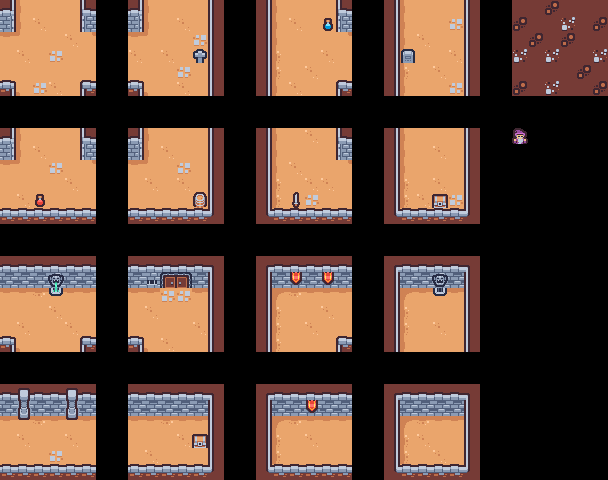

Tiled map render using the project's own tile images. Description and the whole map definition, tile-layer contents included, below:
An orthogonal 38x30 tile map with 16x16 px tiles, 2 tile layers (Tile Layer 1, Tile Layer 2).

<map version="1.10" tiledversion="1.10.2" orientation="orthogonal" renderorder="right-down" width="38" height="30" tilewidth="16" tileheight="16" infinite="0" nextlayerid="3" nextobjectid="1">
 <editorsettings>
  <export target="MazeTileset_01.tmx" format="tmx" />
 </editorsettings>
 <tileset firstgid="1" name="tilemap_packed" tilewidth="16" tileheight="16" tilecount="132" columns="12">
  <image source="../kenney_tinyDungeon/Tilemap/tilemap_packed.png" trans="000000" width="192" height="176" />
 </tileset>
 <layer id="1" name="Tile Layer 1" width="38" height="30">
  <data encoding="csv">
18,1610612787,49,49,49,17,0,0,18,1610612787,49,49,49,16,0,0,14,1610612787,49,49,49,17,0,0,14,1610612787,49,49,49,16,0,0,1,1,13,1,1,1,
60,1610612787,50,49,49,58,0,0,60,1610612787,49,50,49,16,0,0,14,1610612787,50,49,49,58,0,0,14,1610612787,49,49,43,16,0,0,13,1,1,25,1,13,
51,54,49,49,50,2684354614,0,0,51,54,49,49,43,16,0,0,14,1610612787,49,49,49,2684354614,0,0,14,1610612787,50,49,49,16,0,0,1,13,1,13,1,1,
49,50,49,43,49,49,0,0,50,49,50,49,49,16,0,0,14,1610612788,49,49,50,49,0,0,14,1610612788,49,49,49,16,0,0,25,1,25,1,1,25,
49,49,49,49,49,49,0,0,49,49,49,43,49,16,0,0,14,1610612788,49,50,49,49,0,0,14,1610612788,49,50,49,16,0,0,1,1,1,1,13,1,
6,1610612790,43,50,49,5,0,0,6,1610612790,49,50,49,16,0,0,14,1610612787,50,49,49,5,0,0,14,1610612787,49,49,43,16,0,0,13,1,25,1,1,13,
0,0,0,0,0,0,0,0,0,0,0,0,0,0,0,0,0,0,0,0,0,0,0,0,0,0,0,0,0,0,0,0,0,0,0,0,0,0,
0,0,0,0,0,0,0,0,0,0,0,0,0,0,0,0,0,0,0,0,0,0,0,0,0,0,0,0,0,0,0,0,0,0,0,0,0,0,
18,1610612787,49,49,49,17,0,0,18,1610612787,49,49,49,16,0,0,14,1610612787,49,50,49,17,0,0,14,1610612787,49,49,49,16,0,0,85,0,0,0,0,0,
60,1610612787,50,49,49,58,0,0,60,1610612787,50,49,49,16,0,0,14,1610612787,49,49,49,58,0,0,14,1610612787,49,50,49,16,0,0,0,0,0,0,0,0,
51,54,49,43,49,2684354614,0,0,51,54,49,43,49,16,0,0,14,1610612787,50,49,49,2684354614,0,0,14,1610612787,49,49,49,16,0,0,0,0,0,0,0,0,
49,49,49,49,50,49,0,0,49,50,49,50,49,16,0,0,14,1610612788,49,50,50,49,0,0,14,1610612788,49,50,49,16,0,0,0,0,0,0,0,0,
49,50,49,49,49,49,0,0,49,49,49,49,49,16,0,0,14,1610612788,49,43,49,49,0,0,14,1610612788,50,49,43,16,0,0,0,0,0,0,0,0,
27,27,27,27,27,27,0,0,27,27,27,27,27,28,0,0,26,27,27,27,27,27,0,0,26,27,27,27,27,28,0,0,0,0,0,0,0,0,
0,0,0,0,0,0,0,0,0,0,0,0,0,0,0,0,0,0,0,0,0,0,0,0,0,0,0,0,0,0,0,0,0,0,0,0,0,0,
0,0,0,0,0,0,0,0,0,0,0,0,0,0,0,0,0,0,0,0,0,0,0,0,0,0,0,0,0,0,0,0,0,0,0,0,0,0,
3,3,3,3,3,3,0,0,3,3,3,3,3,4,0,0,2,3,3,3,3,3,0,0,2,3,3,3,3,4,0,0,0,0,0,0,0,0,
15,15,15,21,15,15,0,0,15,29,15,34,15,16,0,0,14,15,30,15,30,15,0,0,14,15,15,20,15,16,0,0,0,0,0,0,0,0,
51,51,52,45,51,51,0,0,51,51,52,43,51,16,0,0,14,1610612789,52,51,51,51,0,0,14,2147483701,51,44,51,16,0,0,0,0,0,0,0,0,
49,49,49,50,49,49,0,0,49,50,49,49,49,16,0,0,14,1610612788,49,49,50,49,0,0,14,1610612788,49,49,49,16,0,0,0,0,0,0,0,0,
49,50,49,49,50,49,0,0,49,49,49,49,50,16,0,0,14,1610612788,49,50,49,49,0,0,14,1610612788,49,50,49,16,0,0,0,0,0,0,0,0,
6,1610612790,49,49,49,5,0,0,6,1610612790,50,49,49,16,0,0,14,1610612788,49,49,49,5,0,0,14,1610612787,49,49,49,16,0,0,0,0,0,0,0,0,
0,0,0,0,0,0,0,0,0,0,0,0,0,0,0,0,0,0,0,0,0,0,0,0,0,0,0,0,0,0,0,0,0,0,0,0,0,0,
0,0,0,0,0,0,0,0,0,0,0,0,0,0,0,0,0,0,0,0,0,0,0,0,0,0,0,0,0,0,0,0,0,0,0,0,0,0,
3,7,3,3,7,3,0,0,3,3,3,3,3,4,0,0,2,3,3,3,3,3,0,0,2,3,3,3,3,4,0,0,0,0,0,0,0,0,
15,19,15,15,19,15,0,0,15,15,15,15,15,16,0,0,14,15,15,30,15,15,0,0,14,15,15,15,15,16,0,0,0,0,0,0,0,0,
51,31,52,51,31,51,0,0,51,51,52,51,51,16,0,0,14,1610612789,52,51,51,51,0,0,14,1610612789,52,51,51,16,0,0,0,0,0,0,0,0,
49,50,49,49,50,49,0,0,49,49,49,50,49,16,0,0,14,1610612788,49,50,49,49,0,0,14,1610612788,43,49,49,16,0,0,0,0,0,0,0,0,
49,49,49,43,49,49,0,0,49,50,49,49,49,16,0,0,14,1610612788,49,49,49,49,0,0,14,1610612788,49,50,49,16,0,0,0,0,0,0,0,0,
27,27,27,27,27,27,0,0,27,27,27,27,27,28,0,0,26,27,27,27,27,27,0,0,26,27,27,27,27,28,0,0,0,0,0,0,0,0
</data>
 </layer>
 <layer id="2" name="Tile Layer 2" width="38" height="30">
  <data encoding="csv">
0,0,0,0,0,0,0,0,0,0,0,0,0,0,0,0,0,0,0,0,0,0,0,0,0,0,0,0,0,0,0,0,0,0,0,0,0,0,
0,0,0,0,0,0,0,0,0,0,0,0,0,0,0,0,0,0,0,0,117,0,0,0,0,0,0,0,0,0,0,0,0,0,0,0,0,0,
0,0,0,0,0,0,0,0,0,0,0,0,0,0,0,0,0,0,0,0,0,0,0,0,0,0,0,0,0,0,0,0,0,0,0,0,0,0,
0,0,0,0,0,0,0,0,0,0,0,0,65,0,0,0,0,0,0,0,0,0,0,0,0,66,0,0,50,0,0,0,0,0,0,0,0,0,
0,0,0,0,0,0,0,0,0,0,0,0,0,0,0,0,0,0,0,0,0,0,0,0,0,0,0,0,0,0,0,0,0,0,0,0,0,0,
0,0,0,0,0,0,0,0,0,0,0,0,0,0,0,0,0,0,0,0,0,0,0,0,0,0,0,0,0,0,0,0,0,0,0,0,0,0,
0,0,0,0,0,0,0,0,0,0,0,0,0,0,0,0,0,0,0,0,0,0,0,0,0,0,0,0,0,0,0,0,0,0,0,0,0,0,
0,0,0,0,0,0,0,0,0,0,0,0,0,0,0,0,0,0,0,0,0,0,0,0,0,0,0,0,0,0,0,0,0,0,0,0,0,0,
0,0,0,0,0,0,0,0,0,0,0,0,0,0,0,0,0,0,0,0,0,0,0,0,0,0,0,0,0,0,0,0,0,0,0,0,0,0,
0,0,0,0,0,0,0,0,0,0,0,0,0,0,0,0,0,0,0,0,0,0,0,0,0,0,0,0,0,0,0,0,0,0,0,0,0,0,
0,0,0,0,0,0,0,0,0,0,0,0,0,0,0,0,0,0,0,0,0,0,0,0,0,0,0,49,0,0,0,0,0,0,0,0,0,0,
0,0,0,0,0,0,0,0,0,0,0,0,0,0,0,0,0,0,0,0,0,0,0,0,0,0,0,0,0,0,0,0,0,0,0,0,0,0,
0,0,116,0,0,0,0,0,0,0,0,49,83,0,0,0,0,0,105,0,0,0,0,0,0,0,0,90,0,0,0,0,0,0,0,0,0,0,
0,0,0,0,0,0,0,0,0,0,0,0,0,0,0,0,0,0,0,0,0,0,0,0,0,0,0,0,0,0,0,0,0,0,0,0,0,0,
0,0,0,0,0,0,0,0,0,0,0,0,0,0,0,0,0,0,0,0,0,0,0,0,0,0,0,0,0,0,0,0,0,0,0,0,0,0,
0,0,0,0,0,0,0,0,0,0,0,0,0,0,0,0,0,0,0,0,0,0,0,0,0,0,0,0,0,0,0,0,0,0,0,0,0,0,
0,0,0,0,0,0,0,0,0,0,0,0,0,0,0,0,0,0,0,0,0,0,0,0,0,0,0,0,0,0,0,0,0,0,0,0,0,0,
0,0,0,0,0,0,0,0,0,0,47,48,0,0,0,0,0,0,0,0,0,0,0,0,0,0,0,0,0,0,0,0,0,0,0,0,0,0,
0,0,0,0,0,0,0,0,0,0,43,0,0,0,0,0,0,0,0,0,0,0,0,0,0,0,0,0,0,0,0,0,0,0,0,0,0,0,
0,0,0,0,0,0,0,0,0,0,0,0,0,0,0,0,0,0,0,0,0,0,0,0,0,0,0,0,0,0,0,0,0,0,0,0,0,0,
0,0,0,0,0,0,0,0,0,0,0,0,0,0,0,0,0,0,0,0,0,0,0,0,0,0,0,0,0,0,0,0,0,0,0,0,0,0,
0,0,0,0,0,0,0,0,0,0,0,0,0,0,0,0,0,0,0,0,0,0,0,0,0,0,0,0,0,0,0,0,0,0,0,0,0,0,
0,0,0,0,0,0,0,0,0,0,0,0,0,0,0,0,0,0,0,0,0,0,0,0,0,0,0,0,0,0,0,0,0,0,0,0,0,0,
0,0,0,0,0,0,0,0,0,0,0,0,0,0,0,0,0,0,0,0,0,0,0,0,0,0,0,0,0,0,0,0,0,0,0,0,0,0,
0,0,0,0,0,0,0,0,0,0,0,0,0,0,0,0,0,0,0,0,0,0,0,0,0,0,0,0,0,0,0,0,0,0,0,0,0,0,
0,0,0,0,0,0,0,0,0,0,0,0,0,0,0,0,0,0,0,0,0,0,0,0,0,0,0,0,0,0,0,0,0,0,0,0,0,0,
0,0,0,0,0,0,0,0,0,0,0,0,0,0,0,0,0,0,0,0,0,0,0,0,0,0,0,0,0,0,0,0,0,0,0,0,0,0,
0,0,0,0,0,0,0,0,0,0,0,0,90,0,0,0,0,0,0,0,0,0,0,0,0,0,50,0,0,0,0,0,0,0,0,0,0,0,
0,0,0,0,0,0,0,0,0,0,0,0,0,0,0,0,0,0,0,0,0,0,0,0,0,0,0,0,0,0,0,0,0,0,0,0,0,0,
0,0,0,0,0,0,0,0,0,0,0,0,0,0,0,0,0,0,0,0,0,0,0,0,0,0,0,0,0,0,0,0,0,0,0,0,0,0
</data>
 </layer>
</map>
